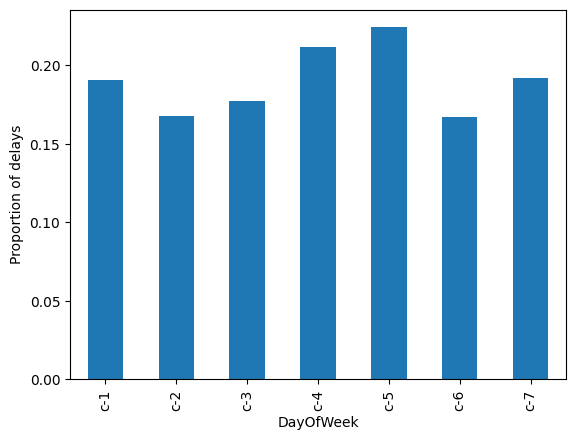

Recreate this plot in Python.
import pandas as pd
import numpy as np
import matplotlib.pyplot as plt

df = pd.read_csv('flight_delays.csv')

quant = df.groupby('DayOfWeek').Dest.count()
y = df.loc[df['dep_delayed_15min'] == 'Y'].groupby('DayOfWeek').Dest.count()
res = y / quant
img = res.plot.bar()
plt.xlabel('DayOfWeek')
plt.ylabel('Proportion of delays')
img.figure.savefig('images/18_7.png', bbox_inches='tight')